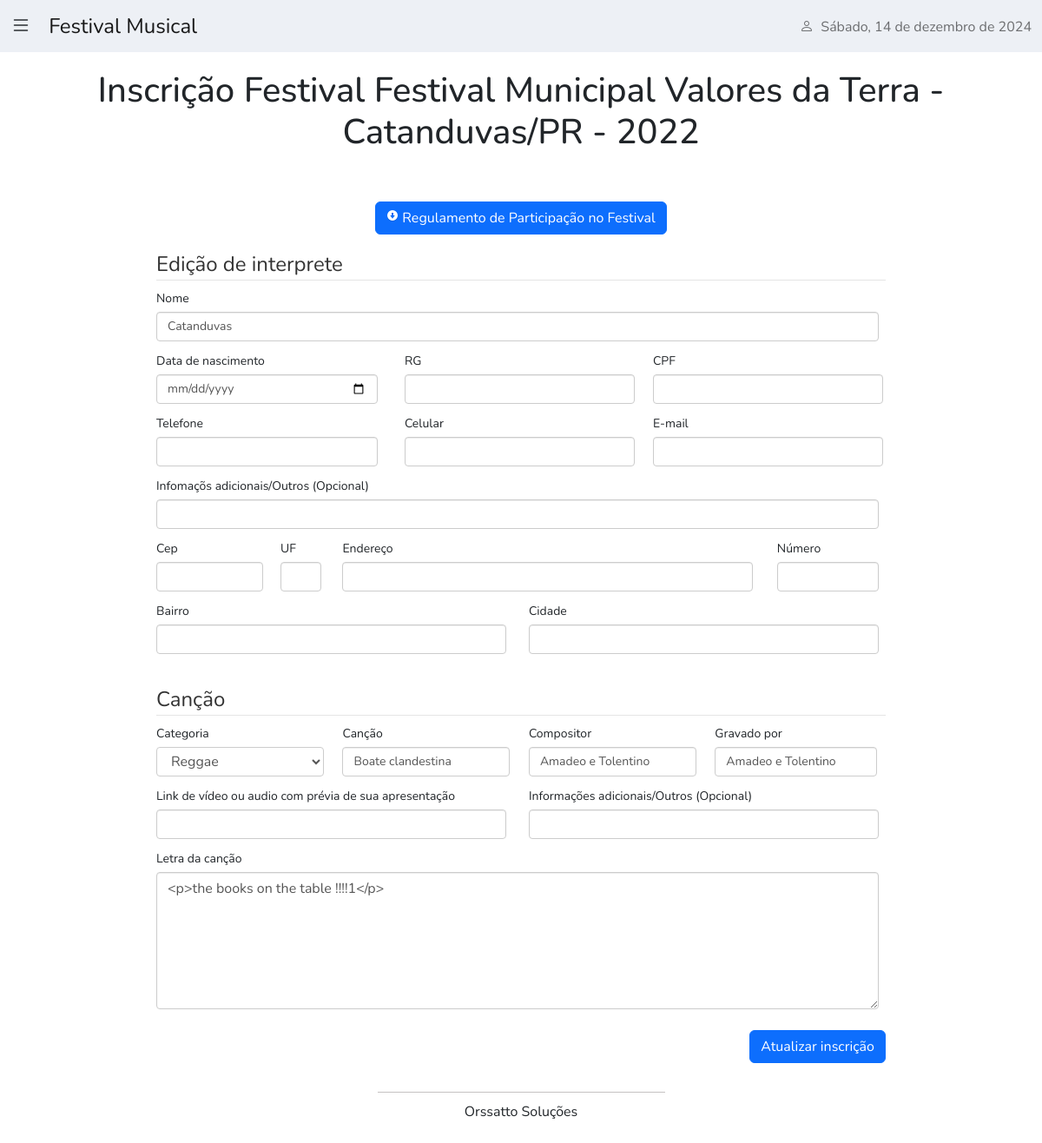
Page /pages/editar/inscricaoFestival.php?codInterprete=42 on the earlier database version.
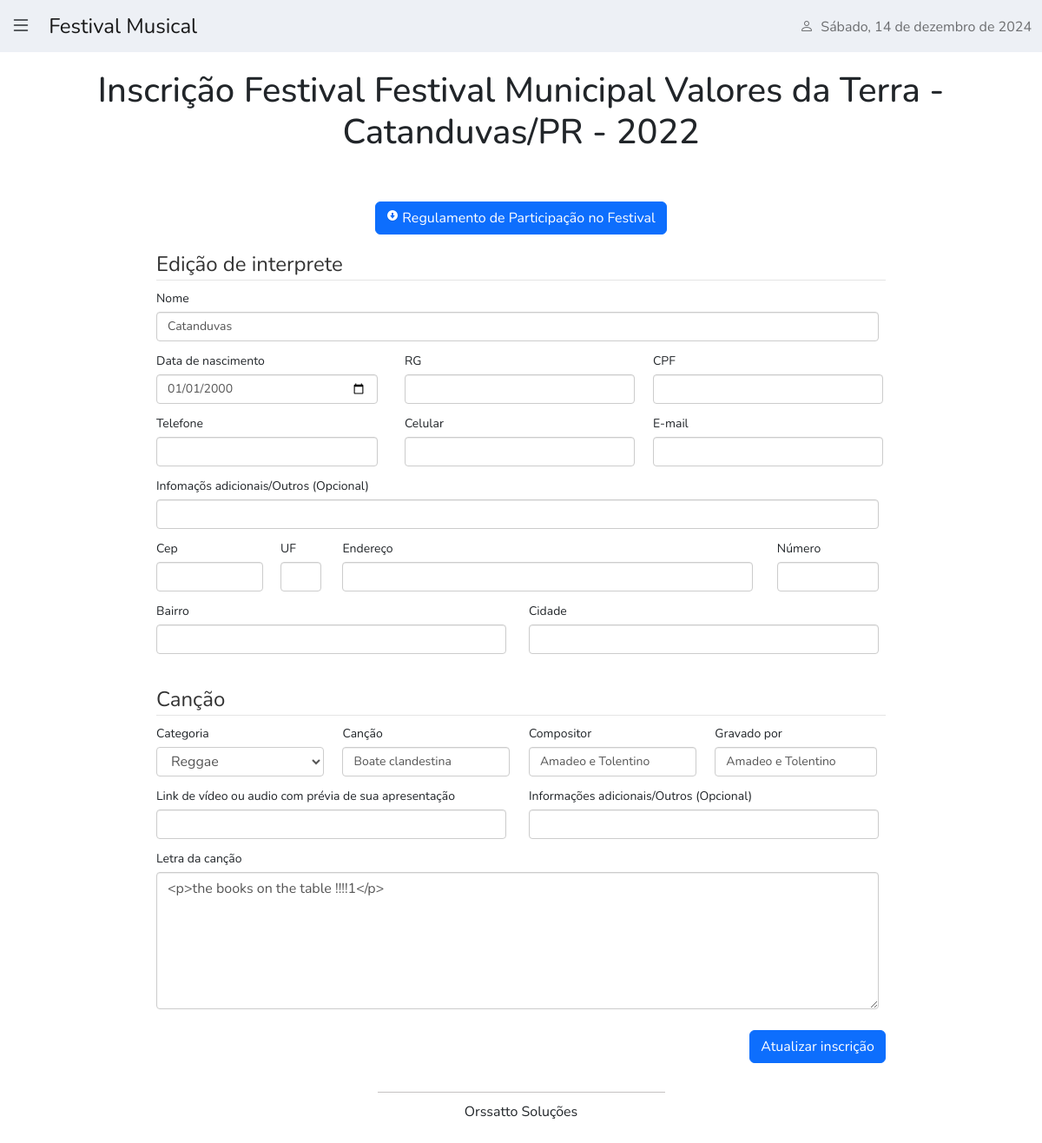
Same page on the later database version.
### tables this page shows
CREATE TABLE `f_config` (
  `id` int(11) NOT NULL PRIMARY KEY AUTO_INCREMENT,
  `user` int(11) NOT NULL,
  `festival_ativo` int(11) NOT NULL,
  `registros_pagina` int(11) NOT NULL,
  `exclusao_notas` int(11) NOT NULL,
  `qtd_class_seg_fase` int(11) NOT NULL,
  `qtd_class_final` int(11) NOT NULL,
  `domain` varchar(100) DEFAULT NULL
) DEFAULT CHARSET=utf8;

CREATE TABLE `f_festival` (
  `id` int(11) NOT NULL PRIMARY KEY AUTO_INCREMENT,
  `nome` varchar(255) NOT NULL,
  `periodo` varchar(100) NOT NULL,
  `informacao` varchar(255) NOT NULL
) DEFAULT CHARSET=utf8;

CREATE TABLE `f_inscricao` (
  `id` int(11) NOT NULL PRIMARY KEY AUTO_INCREMENT,
  `festival` int(11) NOT NULL,
  `nome` varchar(255) NOT NULL,
  `nascimento` date DEFAULT NULL,
  `rg` varchar(15) DEFAULT NULL,
  `cpf` varchar(20) DEFAULT NULL,
  `telefone` varchar(20) DEFAULT NULL,
  `celular` varchar(20) DEFAULT NULL,
  `email` varchar(255) DEFAULT NULL,
  `informacoes_interprete` varchar(255) DEFAULT NULL,
  `cep` varchar(15) DEFAULT NULL,
  `uf` varchar(2) DEFAULT NULL,
  `rua` varchar(255) DEFAULT NULL,
  `numero` varchar(5) DEFAULT NULL,
  `bairro` varchar(255) DEFAULT NULL,
  `cidade` varchar(255) DEFAULT NULL,
  `categoria` varchar(50) DEFAULT NULL,
  `cancao` varchar(255) DEFAULT NULL,
  `compositor` varchar(255) DEFAULT NULL,
  `gravado_por` varchar(255) DEFAULT NULL,
  `link` varchar(255) DEFAULT NULL,
  `informacao_cancao` varchar(255) DEFAULT NULL,
  `letra` text
) DEFAULT CHARSET=utf8;

### conectaMysqlOO.php (called while the page is built, shortened)
<?php
class conectaMysql
 {
    public function connect()
 {
        try {
            $options = [];
            $this->pdo = new PDO(
                'mysql:host=' . $_ENV[ 'AZURE_MYSQL_HOST' ] . ';port=' . $_ENV[ 'AZURE_MYSQL_PORT' ] . ';dbname=' . $_ENV[ 'AZURE_MYSQL_DBNAME' ],
                $_ENV[ 'AZURE_MYSQL_USERNAME' ],
                $_ENV[ 'AZURE_MYSQL_PASSWORD' ],
                $options
            );
            $this->pdo->exec( 'set names utf8' );
            return $this->pdo;
        } catch ( PDOException $e ) {
            throw new Exception( 'Erro de conexão: ' . $e->getMessage() );
        }
    }
    public function selectDB( $sql, $class = null )
 {
        $conexao = $this->connect();
        $query = $conexao->prepare( $sql );
        $query->execute();
        if ( isset( $class ) ) {
            $rs = $query->fetchAll( PDO::FETCH_CLASS, $class );
        } else {
            $rs = $query->fetchAll( PDO::FETCH_OBJ );
        }
        return $rs;
    }
}

### pages/editar/inscricaoFestival.php (the view, shortened to what this page needs)
<?php
include ("../../conectaMysqlOO.php");
$consulta = "SELECT f_config.id, f_config.festival_ativo as festivalAtivo, f_festival.nome as nome
FROM f_config
INNER JOIN f_festival
ON f_config.festival_ativo = f_festival.id
ORDER BY f_config.id DESC LIMIT 1;";
$codInterprete = $_GET['codInterprete'];
$consultaInterprete = "SELECT * FROM f_inscricao WHERE id = $codInterprete";
$Objf = new conectaMysql();
$con = $Objf->selectDB($consulta);
$interprete = $Objf->selectDB($consultaInterprete);
?>
<!DOCTYPE html>
<html>
    <head>
        <link href="../../css/bootstrap.min.css" rel="stylesheet" media="screen">
        <link rel="stylesheet" href="https://cdn.jsdelivr.net/npm/bootstrap-icons@1.8.3/font/bootstrap-icons.css">
<link href="https://cdn.jsdelivr.net/npm/bootstrap@5.2.2/dist/css/bootstrap.min.css" rel="stylesheet"
>
</head>
<body>
<?php include '../header.php'; ?>
        <div class="row-fluid" style="width: 70; text-align: center">
            <div class="text-center" >
                <h1>Inscrição
                Festival <?php
                    foreach ($con as $item) {
                        echo $item->nome;
                    }
                    ?></h1>
            </div>
        </div>
    <div class="container-index mt-5" id="container">
        <?php
        foreach($interprete as $inscrito){
        ?>
        <form action="../cadastro/editarInscricao.php" method="post" style="width: 70%;" name="form">
                   <fieldset>
                       <p style="width:100%;text-align:center;">
                       <a class="btn btn-primary" target="_blank" href="https://www.pibema.pr.gov.br/festibema/pages/regulamento/regulamento%20Festival%20V%20Pinha%20da%20Cancao%20de%20Ibema.pdf"><i class="icon-circle-arrow-down icon-white"></i> Regulamento de Participação no Festival</a></p>
                <legend>Edição de interprete</legend>
                <div class="row-fluid">
                    <div class="span12">
                        <label>Nome</label>
                        <input type="text" id="nome" name="nome" style="width: 99%;" value="<?php echo $inscrito->nome; ?>"  >
                        <div class="row-fluid">
                            <div class="span4">
                                <label>Data de nascimento</label>
                                <input type="date" id="nascimento" name="nascimento" style="width: 95%;" value="<?php echo $inscrito->nascimento; ?>" >
                            </div>
                            <div class="span4">
                                <label>RG</label>
                                <input type="text" id="rg" name="rg" style="width: 99%;" value="<?php echo $inscrito->rg; ?>" >
                            </div>
                            <div class="span4">
                                <label>CPF</label>
                                <input type="text" id="cpf" name="cpf" style="width: 99%;" onBlur="ValidarCPF(form.cpf);"
                                       onKeyPress="MascaraCPF(form.cpf);" maxlength="14"  value="<?php echo $inscrito->cpf; ?>">
                            </div>
                        </div>
                    </div>
                </div>
                <div class="row-fluid">
                    <div class="span4">
                        <label>Telefone</label>
                        <input type="text" id="telefone" name="telefone" onkeyup="mascara(this, mtel);" maxlength="15" style="width: 95%;"  value="<?php echo $inscrito->telefone; ?>">
                    </div>
                    <div class="span4">
                        <label>Celular</label>
                        <input type="text" id="celular" name="celular" onkeyup="mascara(this, mtel);" maxlength="15" style="width: 99%;"  value="<?php echo $inscrito->celular; ?>">
                    </div>
                    <div class="span4">
                        <label>E-mail</label>
                        <input type="email" id="email" name="email" style="width: 99%;"  value="<?php echo $inscrito->email; ?>">
                    </div>
                </div>
                <label>Infomaçõs adicionais/Outros (Opcional)</label>
                <input type="text" id="informacao_interprete" name="informacao_interprete" style="width: 99%;"  value="<?php echo $inscrito->informacoes_interprete; ?>">
                <div class="row-fluid">
                    <div class="span2">
                        <label>Cep</label>
                        <input type="text" id="cep" name="cep" style="width: 98%;"  value="<?php echo $inscrito->cep; ?>">
                    </div>
                    <div class="span1">
                        <label>UF</label>
                        <input name="uf" type="text" id="uf" style="width: 88%"  value="<?php echo $inscrito->uf; ?>"/>
                    </div>
                    <div class="span7">
                        <label>Endereço</label>
                        <input name="rua" type="text" id="rua" style="width: 98%"  value="<?php echo $inscrito->rua; ?>"/>
                    </div>
                    <div class="span2">
                        <label>Número</label>
                        <input name="numero" type="text" id="numero" style="width: 94%"  value="<?php echo $inscrito->numero; ?>"/>
                    </div>
                </div>
                <div class="row-fluid">
                    <div class="span6">
                        <label>Bairro</label>
                        <input name="bairro" type="text" id="bairro" style="width: 98%"  value="<?php echo $inscrito->bairro; ?>"/>
                    </div>
                    <div class="span6">
                        <label>Cidade</label>
                        <input name="cidade" type="text" id="cidade" style="width: 98%"  value="<?php echo $inscrito->cidade; ?>"/>
                    </div>
                </div>
            </fieldset>
            <br>
            <fieldset>
                <legend>Canção</legend><br>
                <div class="row-fluid">
                    <div class="span3">
                        <label>Categoria</label>
                        <?php $cat = $inscrito->categoria;?>
                        <select id="categoria" name="categoria"  style="width: 98%">
							<option value="reggae" <?php echo ($cat == "reggae")?"selected":""; ?>>Reggae</option>
                        </select>
                    </div>
                    <div class="span3">
                        <label>Canção</label>
                        <input name="cancao" type="text" id="cancao" style="width: 98%" value="<?php echo $inscrito->cancao; ?>"/>
                    </div>
                    <div class="span3">
                        <label>Compositor</label>
                        <input name="compositor" type="text" id="compositor" style="width: 98%" value="<?php echo $inscrito->compositor; ?>"/>
                    </div>
                    <div class="span3">
                        <label>Gravado por</label>
                        <input name="gravado_por" type="text" id="gravado_por" style="width: 95%" value="<?php echo $inscrito->gravado_por; ?>"/>
                    </div>
                </div>
                <div class="row-fluid">
                    <div class="span6">
                        <label>Link de vídeo ou audio com prévia de sua apresentação</label>
                        <input name="link" type="text" id="link" style="width: 98%" value="<?php echo $inscrito->link; ?>"/>
                    </div>
                    <div class="span6">
                        <label>Informações adicionais/Outros (Opcional)</label>
                        <input name="informacao_cancao" type="text" id="informacao_cancao" style="width: 98%" value="<?php echo $inscrito->informacao_cancao; ?>"/>
                    </div>
                </div>
                <label>Letra da canção</label>
                <textarea  class="textarea" rows="6" style="width: 99%;" name="letra" rows="5" cols="500"><?php echo $inscrito->letra; ?></textarea>
            </fieldset>
            <div class="modal-footer mt-4">
                <input class="btn btn-primary" id="botao-festival" type="submit" value="Atualizar inscrição" >
            </div>
        </form>
        <?php } ?>
    </div>
    <?php include '../footer.php'; ?>
</body>
</html>

### pages/header.php (shortened to what this page needs)
<link rel="stylesheet" href="https://cdn.jsdelivr.net/npm/bootstrap-icons@1.8.3/font/bootstrap-icons.css">
<link href="https://cdn.jsdelivr.net/npm/bootstrap@5.2.2/dist/css/bootstrap.min.css" rel="stylesheet"
>
<link rel="stylesheet" type="text/css" media="screen" href="<?php echo $_SESSION['domain']; ?>/css/main.css" />
<nav class="navbar" style="background-color: #edf0f5;">
    <div class="container-fluid" style="display: block;">
        <div class="navbar-header">
            <i style="font-size: 1.5rem;" class="bi bi-list" data-bs-toggle="offcanvas" href="#offcanvasExample"
                role="button" aria-controls="offcanvasExample"></i>
            <a class="navbar-brand ms-3" href="#"><span class="fs-4">Festival Musical</span></a>
        </div>
        <div class="logout">
            <i class="bi bi-person">&nbsp;</i>
        </div>
    </div>
</nav>

### pages/footer.php
<div class="text-center mt-0 mb-4">
    <div class="align-text-bottom"><svg width="331" height="1" viewBox="0 0 331 1" fill="none"
            xmlns="http://www.w3.org/2000/svg">
            <line x1="4.37114e-08" y1="0.5" x2="331" y2="0.500029" stroke="#C5C2C2"></line>
        </svg>
    </div>
    Orssatto Soluções
</div>

### css/main.css (style rules this page uses)
body { font-family: "Nunito", sans-serif; }
.container-index { position: inherit; display: flex; margin-top: 15px; }
.navbar { background-color: #fff; height: 60px; }
#container { display: flex; flex-direction:column; align-items: center; }
.logout { color: rgba(0, 0, 0, 0.55); float: right; margin-top: -29px; }

Differences in the rows shown:
changed f_inscricao "Catanduvas": nascimento (not shown) → "01/01/2000"
